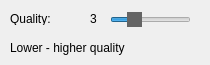
      <widget class="QWidget" name="MP3Tab">
       <property name="autoFillBackground">
        <bool>false</bool>
       </property>
       <attribute name="title">
        <string>MP3</string>
       </attribute>
       <widget class="QLabel" name="MP3Label">
        <property name="geometry">
         <rect>
          <x>10</x>
          <y>12</y>
          <width>47</width>
          <height>13</height>
         </rect>
        </property>
        <property name="text">
         <string>Quality:</string>
        </property>
       </widget>
       <widget class="QLabel" name="MP3Text">
        <property name="geometry">
         <rect>
          <x>10</x>
          <y>40</y>
          <width>191</width>
          <height>16</height>
         </rect>
        </property>
        <property name="text">
         <string>Lower - higher quality</string>
        </property>
       </widget>
       <widget class="QSlider" name="MP3Var">
        <property name="geometry">
         <rect>
          <x>110</x>
          <y>10</y>
          <width>81</width>
          <height>20</height>
         </rect>
        </property>
        <property name="styleSheet">
         <string notr="true">QSlider::handle {background-color:rgb(100,100,100)} {border:0px solid black}</string>
        </property>
        <property name="minimum">
         <number>1</number>
        </property>
        <property name="maximum">
         <number>9</number>
        </property>
        <property name="value">
         <number>3</number>
        </property>
        <property name="sliderPosition">
         <number>3</number>
        </property>
        <property name="orientation">
         <enum>Qt::Horizontal</enum>
        </property>
       </widget>
       <widget class="QLabel" name="MP3VarLabel">
        <property name="geometry">
         <rect>
          <x>90</x>
          <y>12</y>
          <width>47</width>
          <height>13</height>
         </rect>
        </property>
        <property name="text">
         <string>3</string>
        </property>
       </widget>
       <zorder>MP3Label</zorder>
       <zorder>MP3Text</zorder>
       <zorder>MP3VarLabel</zorder>
       <zorder>MP3Var</zorder>
      </widget>
